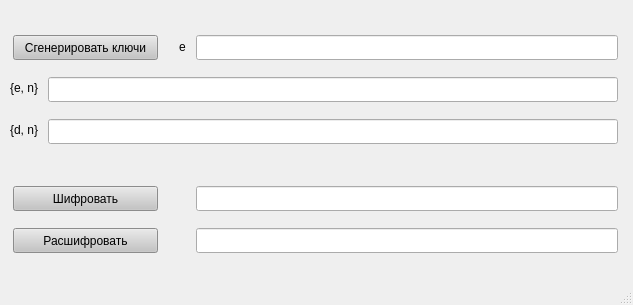
<?xml version="1.0" encoding="UTF-8"?>
<ui version="4.0">
 <class>MainWindow</class>
 <widget class="QMainWindow" name="MainWindow">
  <property name="geometry">
   <rect>
    <x>0</x>
    <y>0</y>
    <width>633</width>
    <height>305</height>
   </rect>
  </property>
  <property name="windowTitle">
   <string>MainWindow</string>
  </property>
  <widget class="QWidget" name="centralwidget">
   <widget class="QPushButton" name="pushButton">
    <property name="geometry">
     <rect>
      <x>13</x>
      <y>35</y>
      <width>145</width>
      <height>25</height>
     </rect>
    </property>
    <property name="styleSheet">
     <string notr="true">background: #C4C4C4;</string>
    </property>
    <property name="text">
     <string>Сгенерировать ключи</string>
    </property>
   </widget>
   <widget class="QPushButton" name="pushButton_2">
    <property name="geometry">
     <rect>
      <x>13</x>
      <y>186</y>
      <width>145</width>
      <height>25</height>
     </rect>
    </property>
    <property name="styleSheet">
     <string notr="true">background: #C4C4C4;</string>
    </property>
    <property name="text">
     <string>Шифровать</string>
    </property>
   </widget>
   <widget class="QPushButton" name="pushButton_3">
    <property name="geometry">
     <rect>
      <x>13</x>
      <y>228</y>
      <width>145</width>
      <height>25</height>
     </rect>
    </property>
    <property name="styleSheet">
     <string notr="true">background: #C4C4C4;</string>
    </property>
    <property name="text">
     <string>Расшифровать</string>
    </property>
   </widget>
   <widget class="QLineEdit" name="lineEdit">
    <property name="geometry">
     <rect>
      <x>196</x>
      <y>35</y>
      <width>422</width>
      <height>25</height>
     </rect>
    </property>
   </widget>
   <widget class="QLineEdit" name="lineEdit_2">
    <property name="geometry">
     <rect>
      <x>48</x>
      <y>77</y>
      <width>570</width>
      <height>25</height>
     </rect>
    </property>
   </widget>
   <widget class="QLineEdit" name="lineEdit_3">
    <property name="geometry">
     <rect>
      <x>48</x>
      <y>119</y>
      <width>570</width>
      <height>25</height>
     </rect>
    </property>
   </widget>
   <widget class="QLineEdit" name="lineEdit_4">
    <property name="geometry">
     <rect>
      <x>196</x>
      <y>186</y>
      <width>422</width>
      <height>25</height>
     </rect>
    </property>
   </widget>
   <widget class="QLineEdit" name="lineEdit_5">
    <property name="geometry">
     <rect>
      <x>196</x>
      <y>228</y>
      <width>422</width>
      <height>25</height>
     </rect>
    </property>
   </widget>
   <widget class="QLabel" name="label">
    <property name="geometry">
     <rect>
      <x>179</x>
      <y>40</y>
      <width>7</width>
      <height>14</height>
     </rect>
    </property>
    <property name="text">
     <string>e</string>
    </property>
   </widget>
   <widget class="QLabel" name="label_2">
    <property name="geometry">
     <rect>
      <x>10</x>
      <y>80</y>
      <width>60</width>
      <height>16</height>
     </rect>
    </property>
    <property name="text">
     <string>{e, n}</string>
    </property>
   </widget>
   <widget class="QLabel" name="label_3">
    <property name="geometry">
     <rect>
      <x>10</x>
      <y>122</y>
      <width>60</width>
      <height>16</height>
     </rect>
    </property>
    <property name="text">
     <string>{d, n}</string>
    </property>
   </widget>
  </widget>
  <widget class="QMenuBar" name="menubar">
   <property name="geometry">
    <rect>
     <x>0</x>
     <y>0</y>
     <width>633</width>
     <height>22</height>
    </rect>
   </property>
  </widget>
  <widget class="QStatusBar" name="statusbar"/>
 </widget>
 <resources/>
 <connections/>
</ui>
